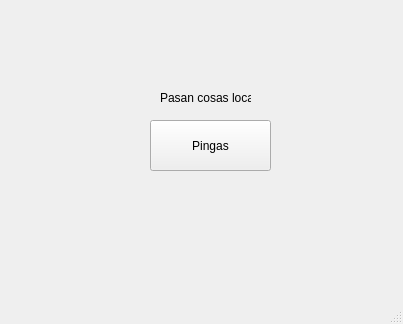
<?xml version="1.0" encoding="UTF-8"?>
<ui version="4.0">
 <class>MainWindow</class>
 <widget class="QMainWindow" name="MainWindow">
  <property name="geometry">
   <rect>
    <x>0</x>
    <y>0</y>
    <width>403</width>
    <height>324</height>
   </rect>
  </property>
  <property name="windowTitle">
   <string>MainWindow</string>
  </property>
  <widget class="QWidget" name="centralwidget">
   <widget class="QPushButton" name="pushButton">
    <property name="geometry">
     <rect>
      <x>150</x>
      <y>120</y>
      <width>121</width>
      <height>51</height>
     </rect>
    </property>
    <property name="text">
     <string>Pingas</string>
    </property>
   </widget>
   <widget class="QLabel" name="label">
    <property name="geometry">
     <rect>
      <x>160</x>
      <y>90</y>
      <width>91</width>
      <height>16</height>
     </rect>
    </property>
    <property name="text">
     <string>Pasan cosas locas</string>
    </property>
   </widget>
  </widget>
  <widget class="QMenuBar" name="menubar">
   <property name="geometry">
    <rect>
     <x>0</x>
     <y>0</y>
     <width>403</width>
     <height>21</height>
    </rect>
   </property>
  </widget>
  <widget class="QStatusBar" name="statusbar"/>
 </widget>
 <resources/>
 <connections/>
</ui>
